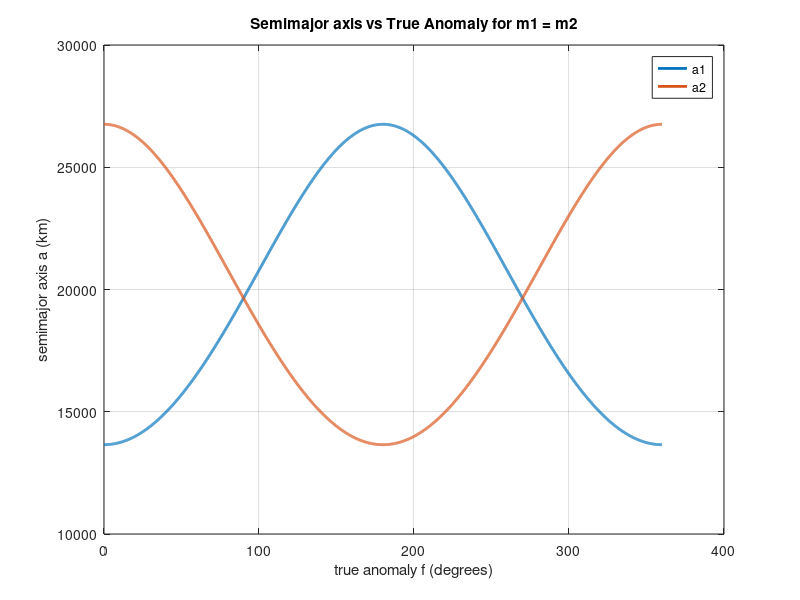
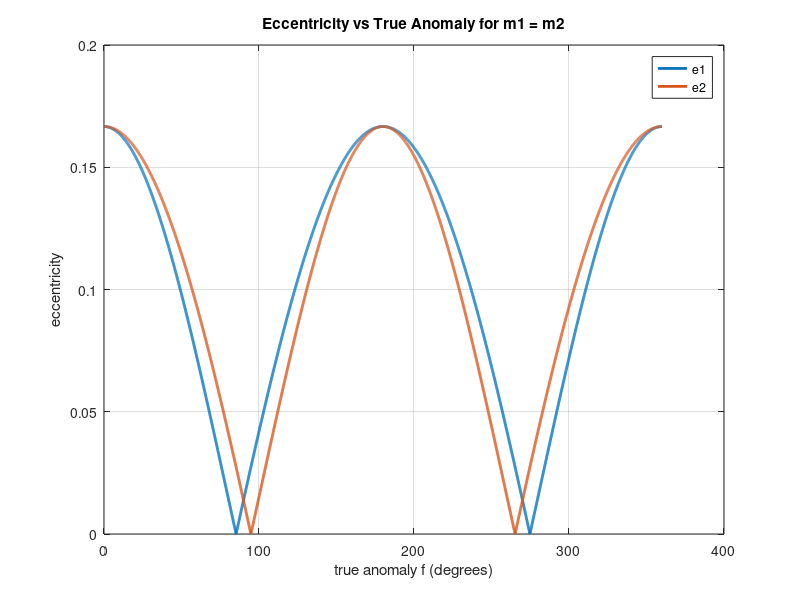
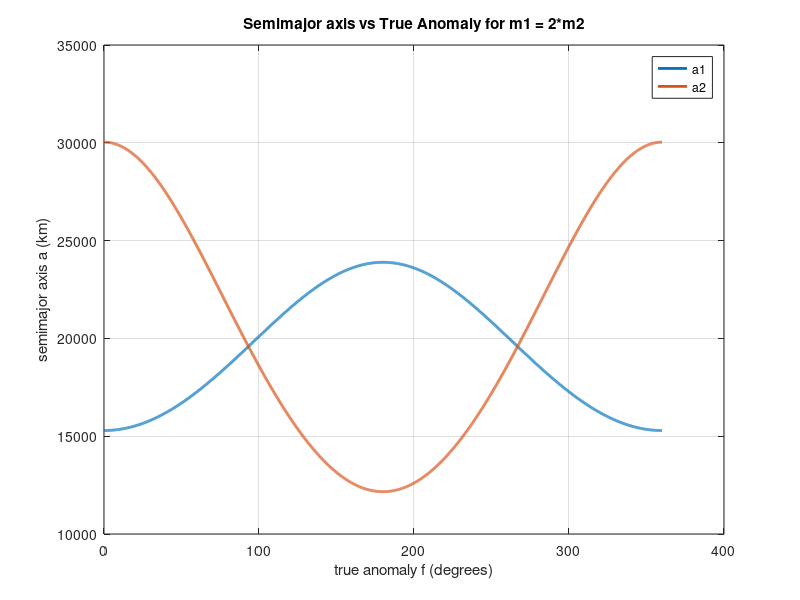
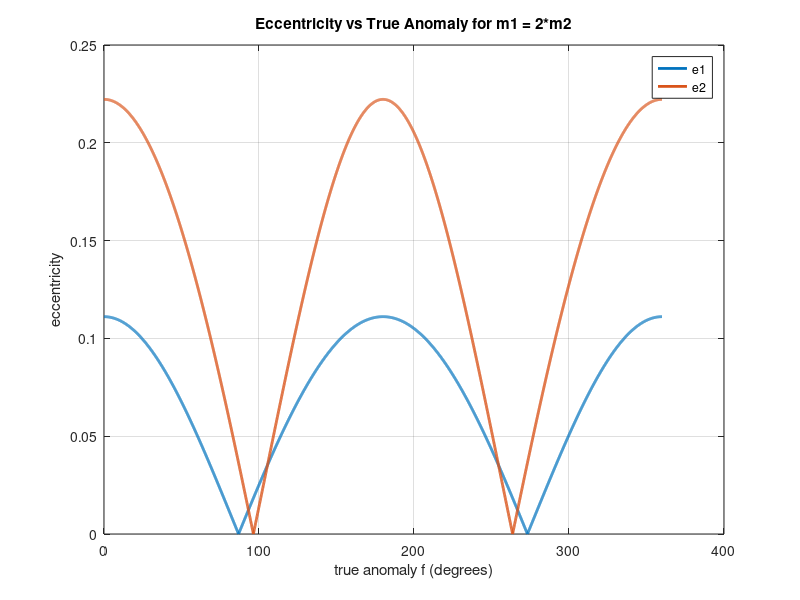

These figures' MATLAB source, in order:
% AERSP 450 HW 1 Problem 1
% Made by Nicholas Luis

clc; clear; close all;

% Declaring constants
MU = 3.986 * (10^5); % km^3 / s^2
R_E = 6371; % Radius of earth in km
f = 0:0.1:360; % Iterates the true anomaly by 0.1
V0 = sqrt(MU / (3*R_E)); % Constant speed value

%% Caclculations where m1 = m2
r1 = sqrt((3*R_E*cosd(f)-(0.5*R_E)).^2 + (3*R_E*sind(f)).^2);
r2 = sqrt((3*R_E*cosd(f)+(0.5*R_E)).^2 + (3*R_E*sind(f)).^2);

a1 = -0.5*MU*((0.5*(V0^2)) - (MU./r1)).^(-1);
a2 = -0.5*MU*((0.5*(V0^2)) - (MU./r2)).^(-1);

e1 = sqrt(1 - ( (r1.^2) .* (V0^2) ./ (MU.*a1) ));
e2 = sqrt(1 - ( (r2.^2) .* (V0^2) ./ (MU.*a2) ));

%% Calculations where m1 = 2*m2

r3 = sqrt((3*R_E*cosd(f)-((1/3)*R_E)).^2 + (3*R_E*sind(f)).^2);
r4 = sqrt((3*R_E*cosd(f)+((2/3)*R_E)).^2 + (3*R_E*sind(f)).^2);

a3 = -0.5*MU*((0.5*(V0^2)) - (MU./r3)).^(-1);
a4 = -0.5*MU*((0.5*(V0^2)) - (MU./r4)).^(-1);

e3 = sqrt(1 - ( (r3.^2) .* (V0^2) ./ (MU.*a3) ));
e4 = sqrt(1 - ( (r4.^2) .* (V0^2) ./ (MU.*a4) ));

%% Plots

% m1 = m2
figure(1)
plot(f, a1,'linewidth', 2, 'DisplayName','a1');
hold on;
plot(f, a2,'linewidth', 2, 'DisplayName','a2');
xlabel("true anomaly f (degrees)")
ylabel("semimajor axis a (km)")
grid on;
legend
title('Semimajor axis vs True Anomaly for m1 = m2')
hold off;

figure(2)
plot(f, e1,'linewidth', 2, 'DisplayName','e1');
hold on;
plot(f, e2,'linewidth', 2, 'DisplayName','e2');
xlabel("true anomaly f (degrees)")
ylabel("eccentricity")
grid on;
legend
title('Eccentricity vs True Anomaly for m1 = m2')
hold off;

% m1 = 2*m2
figure(3)
plot(f, a3,'linewidth', 2, 'DisplayName','a1');
hold on;
plot(f, a4,'linewidth', 2, 'DisplayName','a2');
xlabel("true anomaly f (degrees)")
ylabel("semimajor axis a (km)")
grid on;
legend
title('Semimajor axis vs True Anomaly for m1 = 2*m2')
hold off;

figure(4)
plot(f, e3,'linewidth', 2, 'DisplayName','e1');
hold on;
plot(f, e4,'linewidth', 2, 'DisplayName','e2');
xlabel("true anomaly f (degrees)")
ylabel("eccentricity")
grid on;
legend
title('Eccentricity vs True Anomaly for m1 = 2*m2')
hold off;